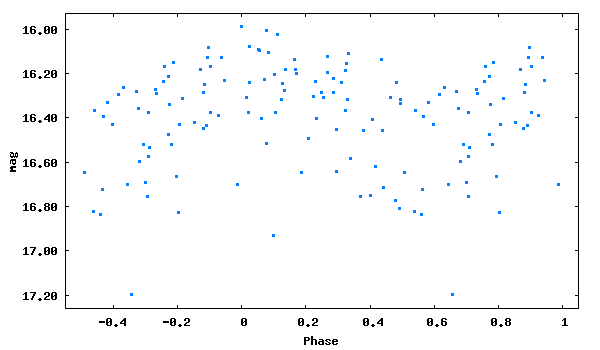

Reproduce this figure in gnuplot.
set term png size 600,350 medium
set colors classic
set output 'phase_lc_19.png'
set xlabel 'Phase'
set ylabel 'mag'
#set title 'JDmax = 2450365.43900 + 0.1369281 x E'
set format y '%5.2f'
plot [-0.55:1.05][17.26:15.93] "phase_lc_19.dat" linecolor 3 pointtype 5 pointsize 0.3 title ""
